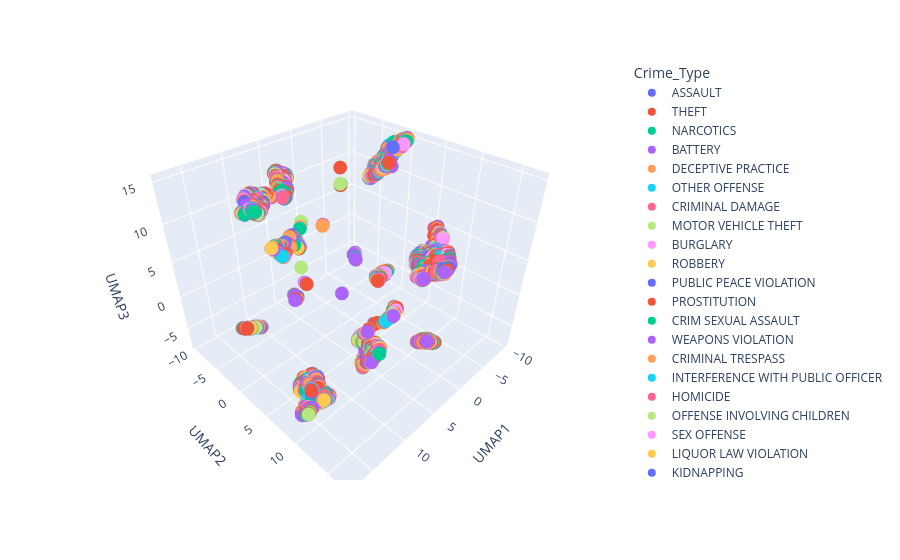

Notebook code for this chart:
### Code cell
umap_3d = umap.UMAP(n_components=3, random_state=42)
X_umap_3d = umap_3d.fit_transform(X_scaled_df_sample)

plot_df['UMAP3'] = X_umap_3d[:, 2]

fig = px.scatter_3d(
    plot_df,
    x='UMAP1',
    y='UMAP2',
    z='UMAP3',
    color='Crime_Type'
)

fig.show()

### Figure 1 — Plotly figure (JSON) as saved in the notebook; plotly's stock layout.template omitted (floating-point values rounded to 4 significant figures; data arrays with more than 128 entries replaced by an {"elided": "..."} marker saying what was removed)
{"data": [{"hovertemplate": "Crime_Type=ASSAULT<br>UMAP1=%{x}<br>UMAP2=%{y}<br>UMAP3=%{z}<extra></extra>", "legendgroup": "ASSAULT", "marker": {"color": "#636efa", "symbol": "circle"}, "mode": "markers", "name": "ASSAULT", "scene": "scene", "showlegend": true, "type": "scatter3d", "x": {"elided": "591 float values"}, "y": {"elided": "591 float values"}, "z": {"elided": "591 float values"}}, {"hovertemplate": "Crime_Type=THEFT<br>UMAP1=%{x}<br>UMAP2=%{y}<br>UMAP3=%{z}<extra></extra>", "legendgroup": "THEFT", "marker": {"color": "#EF553B", "symbol": "circle"}, "mode": "markers", "name": "THEFT", "scene": "scene", "showlegend": true, "type": "scatter3d", "x": {"elided": "2105 float values"}, "y": {"elided": "2105 float values"}, "z": {"elided": "2105 float values"}}, {"hovertemplate": "Crime_Type=NARCOTICS<br>UMAP1=%{x}<br>UMAP2=%{y}<br>UMAP3=%{z}<extra></extra>", "legendgroup": "NARCOTICS", "marker": {"color": "#00cc96", "symbol": "circle"}, "mode": "markers", "name": "NARCOTICS", "scene": "scene", "showlegend": true, "type": "scatter3d", "x": {"elided": "973 float values"}, "y": {"elided": "973 float values"}, "z": {"elided": "973 float values"}}, {"hovertemplate": "Crime_Type=BATTERY<br>UMAP1=%{x}<br>UMAP2=%{y}<br>UMAP3=%{z}<extra></extra>", "legendgroup": "BATTERY", "marker": {"color": "#ab63fa", "symbol": "circle"}, "mode": "markers", "name": "BATTERY", "scene": "scene", "showlegend": true, "type": "scatter3d", "x": {"elided": "1745 float values"}, "y": {"elided": "1745 float values"}, "z": {"elided": "1745 float values"}}, {"hovertemplate": "Crime_Type=DECEPTIVE PRACTICE<br>UMAP1=%{x}<br>UMAP2=%{y}<br>UMAP3=%{z}<extra></extra>", "legendgroup": "DECEPTIVE PRACTICE", "marker": {"color": "#FFA15A", "symbol": "circle"}, "mode": "markers", "name": "DECEPTIVE PRACTICE", "scene": "scene", "showlegend": true, "type": "scatter3d", "x": {"elided": "420 float values"}, "y": {"elided": "420 float values"}, "z": {"elided": "420 float values"}}, {"hovertemplate": "Crime_Type=OTHER OFFENSE<br>UMAP1=%{x}<br>UMAP2=%{y}<br>UMAP3=%{z}<extra></extra>", "legendgroup": "OTHER OFFENSE", "marker": {"color": "#19d3f3", "symbol": "circle"}, "mode": "markers", "name": "OTHER OFFENSE", "scene": "scene", "showlegend": true, "type": "scatter3d", "x": {"elided": "636 float values"}, "y": {"elided": "636 float values"}, "z": {"elided": "636 float values"}}, {"hovertemplate": "Crime_Type=CRIMINAL DAMAGE<br>UMAP1=%{x}<br>UMAP2=%{y}<br>UMAP3=%{z}<extra></extra>", "legendgroup": "CRIMINAL DAMAGE", "marker": {"color": "#FF6692", "symbol": "circle"}, "mode": "markers", "name": "CRIMINAL DAMAGE", "scene": "scene", "showlegend": true, "type": "scatter3d", "x": {"elided": "1150 float values"}, "y": {"elided": "1150 float values"}, "z": {"elided": "1150 float values"}}, {"hovertemplate": "Crime_Type=MOTOR VEHICLE THEFT<br>UMAP1=%{x}<br>UMAP2=%{y}<br>UMAP3=%{z}<extra></extra>", "legendgroup": "MOTOR VEHICLE THEFT", "marker": {"color": "#B6E880", "symbol": "circle"}, "mode": "markers", "name": "MOTOR VEHICLE THEFT", "scene": "scene", "showlegend": true, "type": "scatter3d", "x": {"elided": "464 float values"}, "y": {"elided": "464 float values"}, "z": {"elided": "464 float values"}}, {"hovertemplate": "Crime_Type=BURGLARY<br>UMAP1=%{x}<br>UMAP2=%{y}<br>UMAP3=%{z}<extra></extra>", "legendgroup": "BURGLARY", "marker": {"color": "#FF97FF", "symbol": "circle"}, "mode": "markers", "name": "BURGLARY", "scene": "scene", "showlegend": true, "type": "scatter3d", "x": {"elided": "603 float values"}, "y": {"elided": "603 float values"}, "z": {"elided": "603 float values"}}, {"hovertemplate": "Crime_Type=ROBBERY<br>UMAP1=%{x}<br>UMAP2=%{y}<br>UMAP3=%{z}<extra></extra>", "legendgroup": "ROBBERY", "marker": {"color": "#FECB52", "symbol": "circle"}, "mode": "markers", "name": "ROBBERY", "scene": "scene", "showlegend": true, "type": "scatter3d", "x": {"elided": "407 float values"}, "y": {"elided": "407 float values"}, "z": {"elided": "407 float values"}}, {"hovertemplate": "Crime_Type=PUBLIC PEACE VIOLATION<br>UMAP1=%{x}<br>UMAP2=%{y}<br>UMAP3=%{z}<extra></extra>", "legendgroup": "PUBLIC PEACE VIOLATION", "marker": {"color": "#636efa", "symbol": "circle"}, "mode": "markers", "name": "PUBLIC PEACE VIOLATION", "scene": "scene", "showlegend": true, "type": "scatter3d", "x": [-4.456, -9.144, 8.673, -3.958, 4.105, 4.236, -6.378, -8.876, -4.086, -5.256, 3.968, -7.694, -8.739, -6.368, 4.208, 17.02, -9.364, -5.498, 5.918, -8.59, 8.4, -5.533, 14.39, 7.626, 13.9, 7.547, 2.602, 6.121, 6.077, 3.496, -0.1923, 15.63, 6.187, 8.386, -6.893, 12.88, -0.2797, 3.577, -0.2036, 12.77, 15.11, 5.945, -5.988, 15.82, 5.4, 4.311, -5.392, 3.637, -8.636, -5.463, -0.2222, -6.984, 0.6662, -9.14, -7.842, -8.964, 15.99, 12.54, 3.711, -7.025, 7.956, 2.64, -5.319, 3.75, -9.284, 12.33, -6.691, 3.16, 7.557, -5.145, 5.214, -7.381, -4.733, 3.628, 5.751, 16.97, 3.825, -9.192, 5.187, 7.843], "y": [8.248, 0.3276, -8.089, 8.63, -7.201, 14.54, 10.36, -1.977, 7.701, 9.802, 15.13, 7.873, -1.907, 10.44, -8.02, 1.74, -0.2231, -1.19, 6.943, -0.5858, -7.382, -1.976, 6.11, -8.145, 6.261, -9.356, 14.75, -3.481, -3.973, -9.634, 0.2371, 1.998, -3.205, -2.925, -1.898, 6.828, 5.192, -8.86, 0.2694, 9.202, 7.867, 6.998, 8.835, 1.167, 8.927, 14.27, 10.33, -7.821, 0.1754, -1.912, 5.238, -2.742, 5.047, 0.03017, -0.528, 0.3332, 1.943, 6.617, -9.576, -1.147, -9.452, 14.72, 10.09, 14.8, 0.2914, 6.44, 9.354, -8.471, -8.914, 10.23, 9.128, -0.6655, 7.344, -7.678, 9.581, 0.7849, 15.02, -2.55, 9.503, -3.303], "z": [2.437, 15.01, 9.078, 1.921, 9.681, 0.06835, 2.933, 13.43, 2.385, 2.156, 0.5039, 5.242, 13.39, 2.898, 10.19, 1.998, 14.84, 11.22, -3.511, 14.04, 8.717, 10.82, -6.144, 9.302, -5.613, 10.24, -0.8429, 5.799, 6.232, 11.79, 2.482, 1.473, 5.488, 4.643, 11.94, -4.646, 2.031, 11.1, 2.446, -5.826, -6.758, -3.52, 3.324, 1.044, -3.964, -0.02003, 2.434, 10.21, 14.69, 10.74, 1.989, 11.7, 1.664, 14.71, 13.52, 14.95, 1.661, -5.308, 11.53, 12.53, 10.28, -0.7867, 2.11, 0.3227, 15.06, -5.195, 3.666, 11.16, 9.727, 2.744, -3.683, 13.04, 3.05, 10.3, -4.21, 1.248, 0.4062, 13.32, -3.613, 5.094]}, {"hovertemplate": "Crime_Type=PROSTITUTION<br>UMAP1=%{x}<br>UMAP2=%{y}<br>UMAP3=%{z}<extra></extra>", "legendgroup": "PROSTITUTION", "marker": {"color": "#EF553B", "symbol": "circle"}, "mode": "markers", "name": "PROSTITUTION", "scene": "scene", "showlegend": true, "type": "scatter3d", "x": [0.7522, 0.8001, 10.34, -6.316, 13.63, 4.302, 6.657, -6.814, -5.229, -6.631, -9.59, 2.606, -7.543, -8.787, 5.359, -6.588, -9.309, 0.7238, -9.64, 6.144, 15.86, 15.71, -3.096, -6.825, 13.06, 6.534, -6.9, 12.3, 12.85, 3.939, 0.59, -5.988, 3.598, -5.582, 4.493, 12.92, 8.411, 3.152, -6.483, 3.863, 4.275, 3.995, -6.665, 2.615, 15.84, -5.383, -8.734, 9.649, 13.07, 7.691, 2.878, 7.55, -8.913, -9.589, -6.601, 4.036, -0.3836, 6.497, 8.817, 3.273, 12.82, -6.52, 13.01, 8.726, -5.841], "y": [4.859, 5.126, 1.677, 8.757, 6.184, 14.67, -8.753, -1.785, 9.737, -1.622, -1.95, 14.78, -1.953, -1.304, 9.633, 9.152, -1.767, 4.997, -1.988, -2.685, 8.092, 2.07, 8.245, -2.057, 9.13, -3.779, -2.167, 16.77, 16.66, -7.375, 4.806, -0.6709, -7.869, 9.681, -4.107, 6.697, -3.14, -9.136, -1.656, -9.28, -7.104, -9.12, -0.3694, 14.45, 8.119, -1.457, -0.5174, -8.763, 7.934, -8.384, -8.383, -7.823, 0.09123, -0.5094, -0.4087, 15.45, 5.135, 9.352, -9.247, -9.016, 9.124, -0.5763, 15.86, -9.373, -0.6727], "z": [1.691, 1.453, 2.384, 3.367, -5.42, 0.3286, 10.04, 11.96, 2.397, 11.97, 13.98, -0.8322, 12.49, 13.73, -3.836, 3.728, 13.88, 1.569, 13.9, 4.966, -7.35, 1.512, 1.503, 11.87, -5.709, 5.93, 11.92, 9.792, 9.469, 9.77, 1.806, 12.0, 10.25, 2.613, 7.289, -4.779, 4.68, 11.64, 11.7, 11.43, 9.442, 11.18, 12.69, -0.8691, -7.377, 11.12, 14.15, 8.808, -4.836, 9.39, 11.23, 9.016, 14.76, 14.53, 12.59, 0.5126, 2.223, -4.829, 9.896, 11.42, -5.793, 12.43, 8.975, 10.01, 11.84]}, {"hovertemplate": "Crime_Type=CRIM SEXUAL ASSAULT<br>UMAP1=%{x}<br>UMAP2=%{y}<br>UMAP3=%{z}<extra></extra>", "legendgroup": "CRIM SEXUAL ASSAULT", "marker": {"color": "#00cc96", "symbol": "circle"}, "mode": "markers", "name": "CRIM SEXUAL ASSAULT", "scene": "scene", "showlegend": true, "type": "scatter3d", "x": [5.937, 4.33, 15.18, 15.65, -5.013, -9.321, 8.597, 8.731, -8.836, -5.312, -6.182, 4.307, -6.903, 6.232, 8.297, 4.154, 8.628, 13.67, -0.1619, 3.527, 6.993, 13.38, -8.747, 10.34, 12.64, -9.303, 16.92, 3.985, 9.334, 11.79, -9.395, 12.21, 3.937, -0.678], "y": [6.924, -7.765, 8.515, 0.6211, 10.44, -0.4116, -7.585, -4.203, -1.954, 7.124, 8.752, 15.43, 9.758, -2.715, -8.338, -8.158, -4.221, 6.898, 0.2131, 15.38, 8.889, 9.058, 0.1914, 1.682, 6.977, -0.526, 0.9028, -8.671, -8.562, 16.84, -1.821, 16.91, 15.04, -2.614], "z": [-3.624, 10.11, -6.964, 0.6301, 2.505, 14.59, 8.888, 5.676, 13.56, 3.625, 3.511, 0.7077, 3.573, 5.0, 9.193, 10.28, 5.69, -4.929, 2.466, 0.1784, -5.393, -5.756, 14.76, 2.351, -5.474, 14.66, 1.354, 10.83, 8.866, 10.22, 13.9, 9.838, 0.08763, 10.92]}, {"hovertemplate": "Crime_Type=WEAPONS VIOLATION<br>UMAP1=%{x}<br>UMAP2=%{y}<br>UMAP3=%{z}<extra></extra>", "legendgroup": "WEAPONS VIOLATION", "marker": {"color": "#ab63fa", "symbol": "circle"}, "mode": "markers", "name": "WEAPONS VIOLATION", "scene": "scene", "showlegend": true, "type": "scatter3d", "x": [3.648, 8.487, -4.172, 2.974, -9.583, 3.684, -5.18, 7.117, -8.809, 3.895, -6.285, 13.65, -5.941, -8.822, 8.799, 3.583, 4.449, 8.28, 4.302, -8.907, -9.105, 3.187, 15.1, -3.723, 0.00929, -5.246, 4.32, 16.34, 8.561, 6.054, 3.826, -6.679, -6.615, 13.53, -6.008, 3.922, -3.815, -6.3, 4.558, -6.274, 8.741, 6.161, 15.44, -5.176, 3.171, -8.839, 13.97, -9.377, 12.88, 3.522, 3.926, 14.35, 8.677, -5.499, 5.716, 3.202, 13.26, -6.214, 13.09, -8.709, 2.829, 16.92, 8.587, -5.482, -7.457, 14.49, 0.7073, 12.61, -9.274, -7.608, -7.02, 2.983, -9.179, 8.063, -7.785, -4.093, 7.627, 5.077, 8.73, 0.8082, -3.352, 0.7693, -8.844, 3.129, 11.72, -7.603, 16.29, -5.611, 2.633, -6.322, 15.4, 6.151, 10.6, -6.869, 7.913, 4.571, 13.66, -7.917, 16.96, 14.57, -7.028, 5.08, -6.769, -5.449, -0.3847, 3.372, 11.58, -6.503, 7.192, 13.09, -3.174, -5.025, 7.624, 3.058, -3.818, -9.049, -5.962, -5.833, -8.414, 3.004, 3.635, 14.41, 4.543, 15.05, 4.292], "y": [-7.843, -7.991, 7.333, -8.819, -1.804, -7.83, -1.808, 8.824, -2.475, -9.145, 8.624, 6.964, 9.471, -2.301, -3.883, 14.44, 14.73, -9.588, -7.078, -0.03782, -2.751, -8.499, 8.477, 8.66, 0.6134, 7.225, -8.013, 2.249, -7.618, -3.764, -7.333, -2.623, -0.6206, 9.245, 9.037, -8.644, 7.454, -2.205, 14.61, 8.811, -7.778, 9.098, 8.719, 10.47, -8.535, -2.344, 5.969, -0.04615, 7.211, 14.98, 15.05, 6.14, -9.066, 7.276, 9.602, -8.496, 8.957, 8.491, 15.72, -0.4982, 14.26, 0.8986, -7.594, 8.153, 7.241, 16.09, 4.848, 6.433, -1.277, -0.6985, -2.145, 14.19, 0.04686, -3.431, 6.642, 7.281, -7.98, 8.278, -7.982, 5.072, 8.874, 4.885, -2.159, -8.68, 16.83, 8.118, 1.736, -0.9628, 15.19, 10.45, 8.672, -3.522, 1.747, -2.79, -7.473, 14.65, 6.886, -1.212, 0.6977, 16.04, 9.268, 8.301, 8.866, 9.94, 0.1865, 14.06, 16.84, -0.8, 8.939, 15.75, 8.05, 9.994, -9.526, 14.4, 7.397, -0.6023, -2.143, 10.36, -0.3378, 15.22, -7.698, 6.18, 14.67, 8.482, -7.064], "z": [10.21, 9.151, 2.874, 11.53, 14.04, 10.25, 10.6, -5.444, 13.28, 11.25, 3.622, -4.963, 2.897, 13.35, 5.34, -0.05176, 0.3834, 10.21, 9.436, 14.54, 13.22, 11.23, -6.878, 1.761, 2.065, 3.528, 10.16, 1.942, 8.812, 5.988, 9.927, 11.48, 12.44, -5.932, 3.133, 10.87, 2.545, 11.33, 0.2588, 3.395, 8.884, -4.577, -7.079, 2.344, 11.25, 13.2, -5.579, 14.78, -4.672, 0.2528, 0.4873, -6.06, 9.8, 3.677, -4.162, 11.19, -5.683, 3.702, 8.875, 14.16, -0.8349, 1.366, 8.755, 3.34, 5.235, 8.988, 1.77, -5.36, 14.2, 13.23, 11.96, -0.7886, 14.9, 5.06, 5.783, 2.681, 9.178, -3.852, 9.122, 1.511, 1.507, 1.679, 13.28, 11.39, 10.26, 5.114, 1.654, 11.57, -0.6372, 2.921, -7.039, 5.662, 2.195, 11.61, 8.665, 0.3303, -4.97, 13.25, 1.283, 8.905, 3.972, -3.946, 3.944, 2.176, 2.649, -0.6177, 10.38, 12.29, -5.513, 8.892, 1.687, 1.903, 10.38, -0.8113, 2.497, 14.52, 11.06, 2.573, 14.01, -0.2923, 10.3, -6.14, 0.3344, -6.904, 9.427]}, {"hovertemplate": "Crime_Type=CRIMINAL TRESPASS<br>UMAP1=%{x}<br>UMAP2=%{y}<br>UMAP3=%{z}<extra></extra>", "legendgroup": "CRIMINAL TRESPASS", "marker": {"color": "#FFA15A", "symbol": "circle"}, "mode": "markers", "name": "CRIMINAL TRESPASS", "scene": "scene", "showlegend": true, "type": "scatter3d", "x": {"elided": "281 float values"}, "y": {"elided": "281 float values"}, "z": {"elided": "281 float values"}}, {"hovertemplate": "Crime_Type=INTERFERENCE WITH PUBLIC OFFICER<br>UMAP1=%{x}<br>UMAP2=%{y}<br>UMAP3=%{z}<extra></extra>", "legendgroup": "INTERFERENCE WITH PUBLIC OFFICER", "marker": {"color": "#19d3f3", "symbol": "circle"}, "mode": "markers", "name": "INTERFERENCE WITH PUBLIC OFFICER", "scene": "scene", "showlegend": true, "type": "scatter3d", "x": [-7.993, 13.11, 16.09, -6.194, 4.38, 8.335, -9.677, -8.062, -5.128, 15.3, -5.198, -7.049, 6.847, 4.326, 13.08, 8.542, 6.01, 14.7, -9.356, -7.883, 7.767, 3.741, 13.99, 7.564, -7.563, -6.554, 15.48, -0.0006456, 15.66, -6.583], "y": [-0.3926, 15.69, 2.085, 8.342, 14.2, -3.318, -0.4407, -1.745, -1.882, 8.497, 10.01, 9.464, -8.314, 15.02, 15.74, -3.147, 6.984, 7.691, -0.122, 6.674, -7.497, 15.45, 7.703, -9.384, 7.343, -0.228, 8.312, 5.118, 0.5608, -2.597], "z": [13.7, 8.862, 1.78, 3.688, -0.07791, 4.886, 14.61, 12.87, 10.62, -7.053, 2.038, 3.788, 9.606, 0.3594, 8.857, 4.849, -3.656, -6.264, 14.88, 5.818, 8.75, 0.1801, -5.118, 10.18, 5.33, 12.7, -7.158, 1.955, 0.577, 11.45]}, {"hovertemplate": "Crime_Type=HOMICIDE<br>UMAP1=%{x}<br>UMAP2=%{y}<br>UMAP3=%{z}<extra></extra>", "legendgroup": "HOMICIDE", "marker": {"color": "#FF6692", "symbol": "circle"}, "mode": "markers", "name": "HOMICIDE", "scene": "scene", "showlegend": true, "type": "scatter3d", "x": [7.212, -8.92, 8.003, 2.558, -6.949, 12.17, 8.341, 6.569, -5.64], "y": [-8.481, -2.21, -8.095, 14.7, -1.914, 6.716, -9.623, 9.075, 9.054], "z": [9.626, 13.28, 9.344, -0.9221, 11.99, -5.605, 10.2, -4.827, 3.114]}, {"hovertemplate": "Crime_Type=OFFENSE INVOLVING CHILDREN<br>UMAP1=%{x}<br>UMAP2=%{y}<br>UMAP3=%{z}<extra></extra>", "legendgroup": "OFFENSE INVOLVING CHILDREN", "marker": {"color": "#B6E880", "symbol": "circle"}, "mode": "markers", "name": "OFFENSE INVOLVING CHILDREN", "scene": "scene", "showlegend": true, "type": "scatter3d", "x": [-9.416, 4.304, -5.595, -5.863, 13.89, -6.468, 15.49, -5.384, 7.172, 14.35, 14.4, 8.422, -7.857, -7.088, -3.733, 8.417, -3.213, 4.295, 3.553, 15.41, 5.99, -6.463, 4.308, -7.902, -9.104, -6.642, 15.5, -6.874, -0.2759, 13.45, 5.855, -6.536, 15.58, 2.978, 6.5, 5.844, -6.679, 13.36, 13.63, 3.577, 14.94, -8.748, 4.466, -8.881, -6.992, 4.271, 3.62, 16.82, -9.386, -6.369, -6.846, -7.877, 8.039, -6.084, 4.363, 13.64, 0.7711, -7.883, 15.56, -5.523, 8.507, -9.11, -8.651, 12.94, 8.502, -9.535, 6.018, -0.6359, 4.384, 6.169, 6.378, 7.841, 3.352, 7.667, -7.221, 6.972, 3.5, -8.656], "y": [-0.07713, 14.29, 9.849, -1.12, 6.273, -0.5971, 8.003, 8.89, 8.965, 6.117, 16.21, -7.575, -1.809, 9.347, 8.66, -4.162, 8.41, 14.5, 15.31, 7.976, -2.774, -1.986, -7.077, -0.4663, -1.843, -2.573, 8.032, -2.239, 0.2949, 5.818, 8.452, -2.643, 0.9723, 14.14, 9.672, 9.277, -2.689, 9.032, 9.166, 14.23, 8.05, -0.8862, -7.996, -2.458, 9.27, -7.107, 14.49, 1.87, -2.217, 8.58, -2.605, 6.642, -8.277, -0.8271, 14.75, 6.924, 5.148, -0.5385, 1.138, 10.54, 0.3862, -1.652, 0.04191, 16.62, -4.123, -0.2004, -3.737, -2.572, -8.39, -2.871, -3.254, -8.11, -8.076, -8.16, -1.753, 8.993, 15.57, 0.1902], "z": [14.92, -0.04921, 2.346, 11.64, -5.679, 12.4, -7.051, 3.049, -5.535, -6.06, 9.023, 8.681, 12.76, 3.916, 1.808, 5.641, 1.527, 0.1581, 0.06382, -6.956, 5.068, 11.68, 9.417, 13.63, 13.72, 11.5, -7.086, 11.82, 2.473, -5.089, -4.121, 11.34, 0.8006, -0.8329, -4.795, -4.291, 11.4, -5.714, -6.063, -0.2711, -6.614, 14.07, 10.18, 13.27, 3.919, 9.467, -0.02661, 1.939, 13.63, 3.718, 11.68, 5.824, 9.246, 12.01, 0.2026, -4.947, 1.411, 13.59, 0.9091, 2.504, 4.872, 13.83, 14.48, 9.405, 5.606, 14.74, 5.957, 10.94, 10.46, 5.17, 5.441, 9.183, 10.69, 9.217, 12.3, -5.331, 0.1517, 14.71]}, {"hovertemplate": "Crime_Type=SEX OFFENSE<br>UMAP1=%{x}<br>UMAP2=%{y}<br>UMAP3=%{z}<extra></extra>", "legendgroup": "SEX OFFENSE", "marker": {"color": "#FF97FF", "symbol": "circle"}, "mode": "markers", "name": "SEX OFFENSE", "scene": "scene", "showlegend": true, "type": "scatter3d", "x": [3.562, -8.953, -7.56, 6.791, 15.66, 16.02, -3.696, 4.273, 12.12, 8.57, 3.73, -7.913, -6.883, -0.2008, 9.046, -9.209, 17.04, -8.464, 8.1, -9.264, 6.136, 5.004, 3.754, 5.096, 5.071, 3.035, -8.667, -4.698, 6.449, 5.857, 15.83, -5.016, 16.14, -5.299, 14.13], "y": [-7.505, -2.159, 8.18, -8.291, 0.5937, 2.092, 7.173, -7.086, 6.554, -9.448, -8.163, -0.5117, -0.888, 5.144, -4.217, -2.426, 1.76, 0.3738, -3.683, 0.02878, -3.345, 8.273, 14.08, 9.359, 9.387, 15.14, -0.7744, 6.745, -3.127, 8.099, 0.8458, 7.114, 1.588, 7.199, 5.818], "z": [10.16, 13.44, 5.02, 9.614, 0.5913, 1.711, 2.594, 9.486, -5.402, 10.07, 10.57, 13.59, 12.56, 2.079, 5.608, 13.38, 2.006, 14.65, 5.259, 14.93, 5.63, -3.844, -0.4036, -3.595, -3.477, -0.2679, 14.09, 3.305, 5.316, -4.663, 0.9252, 3.308, 1.464, 3.564, -5.723]}, {"hovertemplate": "Crime_Type=LIQUOR LAW VIOLATION<br>UMAP1=%{x}<br>UMAP2=%{y}<br>UMAP3=%{z}<extra></extra>", "legendgroup": "LIQUOR LAW VIOLATION", "marker": {"color": "#FECB52", "symbol": "circle"}, "mode": "markers", "name": "LIQUOR LAW VIOLATION", "scene": "scene", "showlegend": true, "type": "scatter3d", "x": [-5.173, -7.965, 12.3, 12.29, 5.755, -3.758, 5.29, 7.819, -8.676, 13.85, 3.636, 3.844, 15.83, -0.331, -9.386], "y": [-2.102, 6.845, 16.82, 16.81, 9.546, 7.295, 8.479, -8.091, -0.7313, 15.79, 15.57, 14.91, 0.8552, 5.276, -1.859], "z": [10.82, 5.86, 9.787, 9.77, -4.251, 2.526, -4.066, 9.17, 14.1, 8.75, 0.1931, 0.3685, 0.8027, 2.09, 13.89]}, {"hovertemplate": "Crime_Type=KIDNAPPING<br>UMAP1=%{x}<br>UMAP2=%{y}<br>UMAP3=%{z}<extra></extra>", "legendgroup": "KIDNAPPING", "marker": {"color": "#636efa", "symbol": "circle"}, "mode": "markers", "name": "KIDNAPPING", "scene": "scene", "showlegend": true, "type": "scatter3d", "x": [2.956, 7.94, -9.284, 4.274], "y": [-8.384, -3.603, -1.68, -7.069], "z": [11.11, 5.263, 13.93, 9.498]}, {"hovertemplate": "Crime_Type=STALKING<br>UMAP1=%{x}<br>UMAP2=%{y}<br>UMAP3=%{z}<extra></extra>", "legendgroup": "STALKING", "marker": {"color": "#EF553B", "symbol": "circle"}, "mode": "markers", "name": "STALKING", "scene": "scene", "showlegend": true, "type": "scatter3d", "x": [11.68, 4.496, -6.381, 9.449, -7.659, 14.9, -5.132], "y": [16.88, -7.633, -0.8823, -8.437, 8.087, 8.127, 9.793], "z": [10.32, 9.851, 12.17, 8.684, 5.152, -6.621, 2.017]}, {"hovertemplate": "Crime_Type=INTIMIDATION<br>UMAP1=%{x}<br>UMAP2=%{y}<br>UMAP3=%{z}<extra></extra>", "legendgroup": "INTIMIDATION", "marker": {"color": "#00cc96", "symbol": "circle"}, "mode": "markers", "name": "INTIMIDATION", "scene": "scene", "showlegend": true, "type": "scatter3d", "x": [8.685, 16.07, 8.46, -8.596, 6.067, 4.917, -4.981, 8.789, 17.15], "y": [-4.018, 1.398, -3.823, -0.5704, 8.658, 8.419, 7.58, -3.925, 2.163], "z": [5.459, 1.329, 5.372, 14.08, -4.422, -3.692, 3.053, 5.351, 2.268]}, {"hovertemplate": "Crime_Type=GAMBLING<br>UMAP1=%{x}<br>UMAP2=%{y}<br>UMAP3=%{z}<extra></extra>", "legendgroup": "GAMBLING", "marker": {"color": "#ab63fa", "symbol": "circle"}, "mode": "markers", "name": "GAMBLING", "scene": "scene", "showlegend": true, "type": "scatter3d", "x": [16.84, -5.826, 7.67, -9.362, -9.55, 3.863, -6.572, 16.28, 2.747, -9.523, 2.804, 5.158, 7.693, -8.573, 5.969, -8.535, 16.84, 15.58, 8.573, 13.52], "y": [0.5221, -1.239, -7.598, -1.942, 0.07812, -9.283, 8.822, 1.761, 15.08, -1.942, -8.709, 7.977, -8.557, -1.25, 6.928, 0.3474, 0.6683, 1.105, -3.142, 6.481], "z": [1.092, 11.53, 8.887, 13.77, 15.05, 11.35, 3.618, 1.66, -0.5989, 13.93, 11.48, -4.028, 9.584, 13.6, -3.615, 14.66, 1.25, 0.8971, 4.929, -5.166]}, {"hovertemplate": "Crime_Type=ARSON<br>UMAP1=%{x}<br>UMAP2=%{y}<br>UMAP3=%{z}<extra></extra>", "legendgroup": "ARSON", "marker": {"color": "#FFA15A", "symbol": "circle"}, "mode": "markers", "name": "ARSON", "scene": "scene", "showlegend": true, "type": "scatter3d", "x": [13.16, 8.38, 17.41, -6.283, 4.877], "y": [8.052, -9.444, 2.073, -1.887, 8.495], "z": [-4.94, 10.0, 2.435, 11.46, -3.66]}, {"hovertemplate": "Crime_Type=OTHER NARCOTIC VIOLATION<br>UMAP1=%{x}<br>UMAP2=%{y}<br>UMAP3=%{z}<extra></extra>", "legendgroup": "OTHER NARCOTIC VIOLATION", "marker": {"color": "#19d3f3", "symbol": "circle"}, "mode": "markers", "name": "OTHER NARCOTIC VIOLATION", "scene": "scene", "showlegend": true, "type": "scatter3d", "x": [14.0], "y": [5.865], "z": [-5.694]}], "layout": {"legend": {"title": {"text": "Crime_Type"}, "tracegroupgap": 0}, "margin": {"t": 60}, "scene": {"domain": {"x": [0, 1], "y": [0, 1]}, "xaxis": {"title": {"text": "UMAP1"}}, "yaxis": {"title": {"text": "UMAP2"}}, "zaxis": {"title": {"text": "UMAP3"}}}}}
